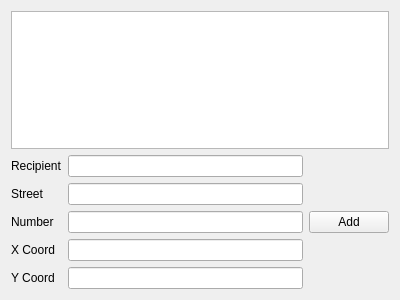
<?xml version="1.0" encoding="UTF-8"?>
<ui version="4.0">
 <class>CompanyWindow</class>
 <widget class="QWidget" name="CompanyWindow">
  <property name="geometry">
   <rect>
    <x>0</x>
    <y>0</y>
    <width>400</width>
    <height>300</height>
   </rect>
  </property>
  <property name="windowTitle">
   <string>CompanyWindow</string>
  </property>
  <layout class="QGridLayout" name="gridLayout">
   <item row="0" column="0" colspan="2">
    <widget class="QListWidget" name="allPackagesList"/>
   </item>
   <item row="1" column="0">
    <layout class="QFormLayout" name="formLayout">
     <item row="0" column="0">
      <widget class="QLabel" name="label">
       <property name="text">
        <string>Recipient</string>
       </property>
      </widget>
     </item>
     <item row="0" column="1">
      <widget class="QLineEdit" name="recipientLineEdit"/>
     </item>
     <item row="1" column="0">
      <widget class="QLabel" name="label_2">
       <property name="text">
        <string>Street</string>
       </property>
      </widget>
     </item>
     <item row="1" column="1">
      <widget class="QLineEdit" name="streetLineEdit"/>
     </item>
     <item row="2" column="0">
      <widget class="QLabel" name="label_3">
       <property name="text">
        <string>Number</string>
       </property>
      </widget>
     </item>
     <item row="2" column="1">
      <widget class="QLineEdit" name="numberLineEdit"/>
     </item>
     <item row="3" column="0">
      <widget class="QLabel" name="label_4">
       <property name="text">
        <string>X Coord</string>
       </property>
      </widget>
     </item>
     <item row="3" column="1">
      <widget class="QLineEdit" name="xLineEdit"/>
     </item>
     <item row="4" column="0">
      <widget class="QLabel" name="label_5">
       <property name="text">
        <string>Y Coord</string>
       </property>
      </widget>
     </item>
     <item row="4" column="1">
      <widget class="QLineEdit" name="yLineEdit"/>
     </item>
    </layout>
   </item>
   <item row="1" column="1">
    <widget class="QPushButton" name="addButton">
     <property name="text">
      <string>Add</string>
     </property>
    </widget>
   </item>
  </layout>
 </widget>
 <resources/>
 <connections>
  <connection>
   <sender>addButton</sender>
   <signal>clicked()</signal>
   <receiver>CompanyWindow</receiver>
   <slot>addPackage()</slot>
   <hints>
    <hint type="sourcelabel">
     <x>275</x>
     <y>269</y>
    </hint>
    <hint type="destinationlabel">
     <x>288</x>
     <y>226</y>
    </hint>
   </hints>
  </connection>
 </connections>
 <slots>
  <slot>addPackage()</slot>
 </slots>
</ui>
